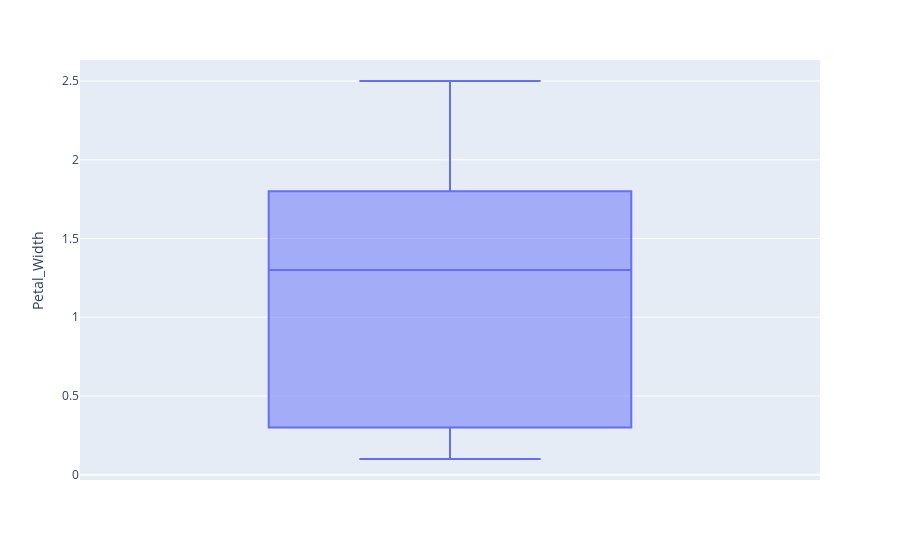

Notebook code for this chart:
### Code cell
import plotly.express as px
fig = px.box(data, y = 'Petal_Width')
fig.show()

### Figure 1 — Plotly figure (JSON) as saved in the notebook; plotly's stock layout.template omitted (floating-point values rounded to 4 significant figures; data arrays with more than 128 entries replaced by an {"elided": "..."} marker saying what was removed)
{"data": [{"alignmentgroup": "True", "hovertemplate": "Petal_Width=%{y}<extra></extra>", "legendgroup": "", "marker": {"color": "#636efa"}, "name": "", "notched": false, "offsetgroup": "", "orientation": "v", "showlegend": false, "type": "box", "x0": " ", "xaxis": "x", "y": {"elided": "147 float values"}, "y0": " ", "yaxis": "y"}], "layout": {"boxmode": "group", "legend": {"tracegroupgap": 0}, "margin": {"t": 60}, "xaxis": {"anchor": "y", "domain": [0, 1]}, "yaxis": {"anchor": "x", "domain": [0, 1], "title": {"text": "Petal_Width"}}}}
